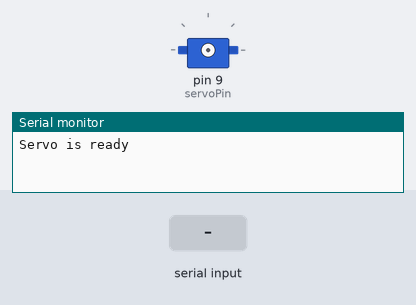
This sketch was run on a simulated Arduino Uno, built with avr-gcc and run on an emulated ATmega328P. Parts: servo, the last lines printed to the serial monitor. Wiring (inferred from the names in the program): servo: signal pin 9. The test bench sets the inputs (shaded band). Servo pulses on a pin are drawn as a servo (544–2400 µs = 0–180°).

Above: at 1.2 s.
1.3 s: "90,45\n" received over Serial
At 3.1 s:
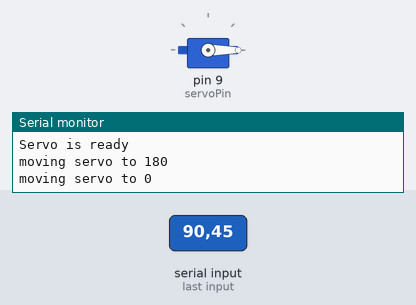
4.3 s: "30,150\n" received over Serial
10.1 s: "200\n" received over Serial
At 11.5 s:
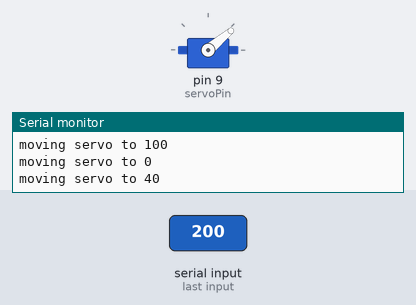
13.1 s: "5\n" received over Serial
At 14.3 s:
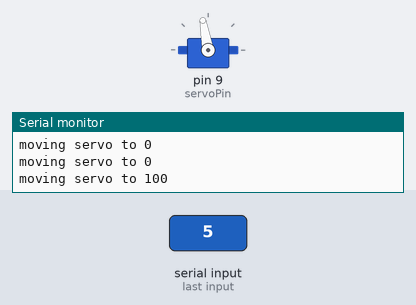
15.4 s: "90\n" received over Serial
At 16.2 s:
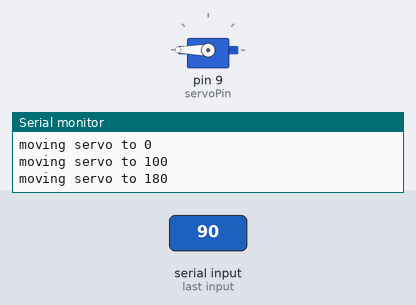
Timing chart, 0 to 18.4 s (numbered marks = the images above; inputs shaded):
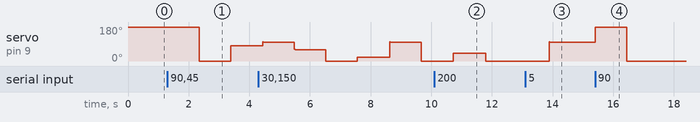

Measured:
- after the input at 1.3 s, servo on pin 9 (servoPin): 180° → 0° after 1.0 s, → 80° 1.0 s later
- after the input at 10.1 s, servo on pin 9 (servoPin): 0° → 40° after 0.63 s, → 0° 1.1 s later
- after the input at 13.1 s, servo on pin 9 (servoPin): 0° → 100° after 0.79 s
- after the input at 15.4 s, servo on pin 9 (servoPin): 100° → 180° at once, → 0° 1.0 s later

The sketch:

Servo.ino
```cpp
int servoPin = 9; // сигнальный провод от серво на порт 9
int val;

void setup()
{
	pinMode(servoPin, OUTPUT);
	Serial.begin(9600);
	Serial.println("Servo is ready");
}

void loop()
{
    // convert number 0 to 9 to corresponding 0-180 degree angle
	val = Serial.read();
	if (val >= '0' && val <= '9')
	{
		val = val - '0'; // convert to numerical variable
		val = val * (180 / 9); // convert number to angle
		Serial.print("moving servo to ");
		Serial.print(val, DEC);
		Serial.println();
		// giving the servo time
		//to rotate to commanded position
		for (int i = 0; i <= 50; i++)
		{
			servoPulse(servoPin, val);
		}
	}
}

// define a servo pulse function
void servoPulse(int pin, int angle)
{
	// convert angle to 500-2480 pulse width
	int pulseWidth = (angle * 11) + 500;
	digitalWrite(pin, HIGH); // set the level of servo pin as high
	delayMicroseconds(pulseWidth); // delay microsecond of pulse width
	digitalWrite(pin, LOW); // set the level of servo pin as low
	delay(20 - pulseWidth / 1000);
}
```
